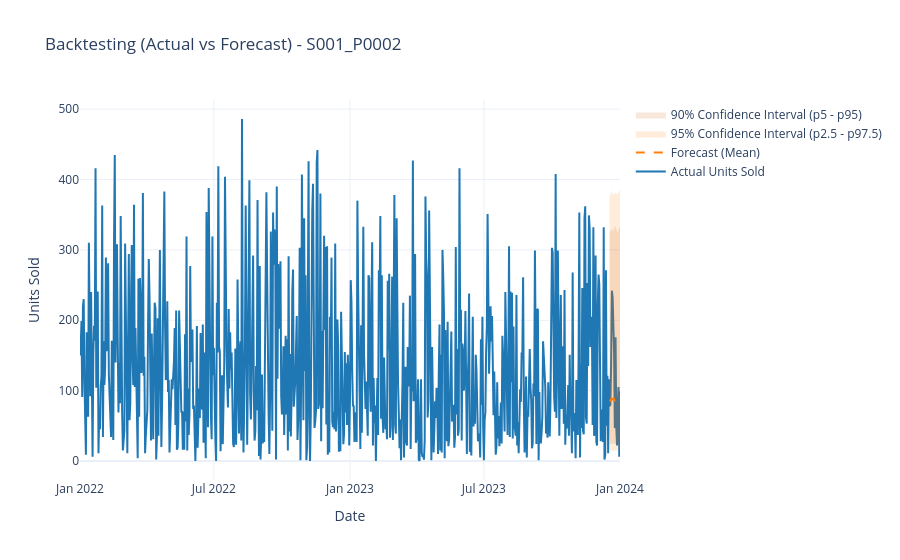

The code cell stored with this chart in its notebook:
### Code cell
fig = go.Figure()

fig.add_trace(
    go.Scatter(
        x=real_data.index,
        y=real_data[TARGET],  
        name="Actual Units Sold",
        mode="lines",
        line=dict(color="#1f77b4", width=2),
    )
)

fig.add_trace(
    go.Scatter(
        x=predictions_store.index,
        y=predictions_store["mean"],
        name="Forecast (Mean)",
        mode="lines",
        line=dict(color="#ff7f0e", width=2, dash="dash"),
    )
)

fig.add_trace(
    go.Scatter(
        x=predictions_store.index,
        y=predictions_store["0.975"],
        name="Upper Bound (p97.5)",
        mode="lines",
        line=dict(width=0),
        showlegend=False,
    )
)

fig.add_trace(
    go.Scatter(
        x=predictions_store.index,
        y=predictions_store["0.025"],
        name="95% Confidence Interval (p2.5 - p97.5)",
        mode="lines",
        fill="tonexty",
        fillcolor="rgba(255, 127, 14, 0.15)",
        line=dict(width=0),
    )
)

fig.add_trace(
    go.Scatter(
        x=predictions_store.index,
        y=predictions_store["0.95"],
        name="Upper Bound (p95)",
        mode="lines",
        line=dict(width=0),
        showlegend=False,
    )
)

fig.add_trace(
    go.Scatter(
        x=predictions_store.index,
        y=predictions_store["0.05"],
        name="90% Confidence Interval (p5 - p95)",
        mode="lines",
        fill="tonexty",
        fillcolor="rgba(200, 100, 14, 0.15)",
        line=dict(width=0),
    )
)

fig.update_layout(
    title=f"Backtesting (Actual vs Forecast) - {selected_item}",
    xaxis_title="Date",
    yaxis_title="Units Sold",
    template="plotly_white",
    hovermode="x unified",
)
fig.show()

### Figure 1 — Plotly figure (JSON) as saved in the notebook; plotly's stock layout.template omitted (floating-point values rounded to 4 significant figures; data arrays with more than 128 entries replaced by an {"elided": "..."} marker saying what was removed)
{"data": [{"line": {"color": "#1f77b4", "width": 2}, "mode": "lines", "name": "Actual Units Sold", "type": "scatter", "x": {"elided": "731 str values"}, "y": {"elided": "731 int values"}}, {"line": {"color": "#ff7f0e", "dash": "dash", "width": 2}, "mode": "lines", "name": "Forecast (Mean)", "type": "scatter", "x": ["2023-12-18T00:00:00", "2023-12-19T00:00:00", "2023-12-20T00:00:00", "2023-12-21T00:00:00", "2023-12-22T00:00:00", "2023-12-23T00:00:00", "2023-12-24T00:00:00", "2023-12-25T00:00:00", "2023-12-26T00:00:00", "2023-12-27T00:00:00", "2023-12-28T00:00:00", "2023-12-29T00:00:00", "2023-12-30T00:00:00", "2023-12-31T00:00:00", "2024-01-01T00:00:00"], "y": [87.05, 85.98, 88.12, 87.13, 88.35, 88.13, 88.44, 85.48, 87.78, 87.34, 86.88, 87.11, 88.07, 85.03, 86.23]}, {"line": {"width": 0}, "mode": "lines", "name": "Upper Bound (p97.5)", "showlegend": false, "type": "scatter", "x": ["2023-12-18T00:00:00", "2023-12-19T00:00:00", "2023-12-20T00:00:00", "2023-12-21T00:00:00", "2023-12-22T00:00:00", "2023-12-23T00:00:00", "2023-12-24T00:00:00", "2023-12-25T00:00:00", "2023-12-26T00:00:00", "2023-12-27T00:00:00", "2023-12-28T00:00:00", "2023-12-29T00:00:00", "2023-12-30T00:00:00", "2023-12-31T00:00:00", "2024-01-01T00:00:00"], "y": [379.8, 377.9, 383.5, 383.9, 378.8, 379.2, 380.5, 379.5, 382.0, 380.6, 378.2, 379.3, 384.4, 385.0, 383.1]}, {"fill": "tonexty", "fillcolor": "rgba(255, 127, 14, 0.15)", "line": {"width": 0}, "mode": "lines", "name": "95% Confidence Interval (p2.5 - p97.5)", "type": "scatter", "x": ["2023-12-18T00:00:00", "2023-12-19T00:00:00", "2023-12-20T00:00:00", "2023-12-21T00:00:00", "2023-12-22T00:00:00", "2023-12-23T00:00:00", "2023-12-24T00:00:00", "2023-12-25T00:00:00", "2023-12-26T00:00:00", "2023-12-27T00:00:00", "2023-12-28T00:00:00", "2023-12-29T00:00:00", "2023-12-30T00:00:00", "2023-12-31T00:00:00", "2024-01-01T00:00:00"], "y": [16.18, 14.82, 14.89, 15.43, 14.37, 14.84, 13.95, 15.17, 15.21, 14.67, 15.16, 14.69, 16.16, 14.27, 14.24]}, {"line": {"width": 0}, "mode": "lines", "name": "Upper Bound (p95)", "showlegend": false, "type": "scatter", "x": ["2023-12-18T00:00:00", "2023-12-19T00:00:00", "2023-12-20T00:00:00", "2023-12-21T00:00:00", "2023-12-22T00:00:00", "2023-12-23T00:00:00", "2023-12-24T00:00:00", "2023-12-25T00:00:00", "2023-12-26T00:00:00", "2023-12-27T00:00:00", "2023-12-28T00:00:00", "2023-12-29T00:00:00", "2023-12-30T00:00:00", "2023-12-31T00:00:00", "2024-01-01T00:00:00"], "y": [327.4, 324.6, 329.0, 329.4, 327.6, 326.2, 331.0, 334.0, 332.8, 329.7, 325.0, 323.5, 329.1, 332.9, 330.0]}, {"fill": "tonexty", "fillcolor": "rgba(200, 100, 14, 0.15)", "line": {"width": 0}, "mode": "lines", "name": "90% Confidence Interval (p5 - p95)", "type": "scatter", "x": ["2023-12-18T00:00:00", "2023-12-19T00:00:00", "2023-12-20T00:00:00", "2023-12-21T00:00:00", "2023-12-22T00:00:00", "2023-12-23T00:00:00", "2023-12-24T00:00:00", "2023-12-25T00:00:00", "2023-12-26T00:00:00", "2023-12-27T00:00:00", "2023-12-28T00:00:00", "2023-12-29T00:00:00", "2023-12-30T00:00:00", "2023-12-31T00:00:00", "2024-01-01T00:00:00"], "y": [25.29, 23.76, 24.46, 25.11, 24.13, 24.13, 23.57, 24.33, 24.36, 24.32, 24.28, 24.11, 25.86, 24.59, 24.58]}], "layout": {"hovermode": "x unified", "title": {"text": "Backtesting (Actual vs Forecast) - S001_P0002"}, "xaxis": {"title": {"text": "Date"}}, "yaxis": {"title": {"text": "Units Sold"}}}}
